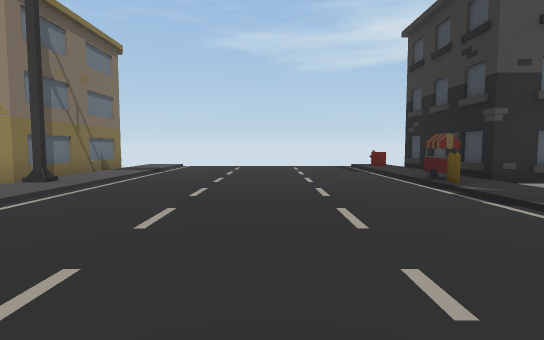
View 1 (above)

20 first-person views from a walk through a 3-D level made in the Unity game engine. The camera is 1.4 m above the floor, tilts 4° down and sees 80° across. The floor is counted in squares, 2 m on a side. Each view is taken from the middle of a square. On the plan, view 1 faces up. The plan holds only what a view shows up to about 10 squares ahead; the rest is blank. The place goes on beyond the plan. Some surface patterns are stand-ins.

View 2
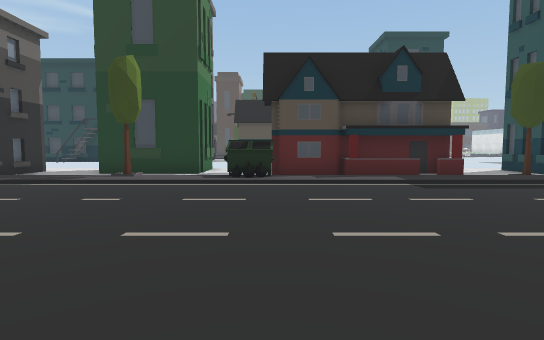

View 3
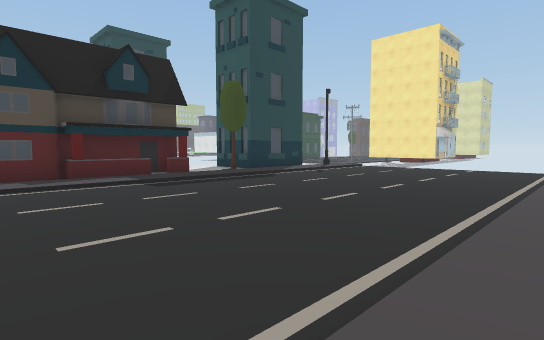

View 4
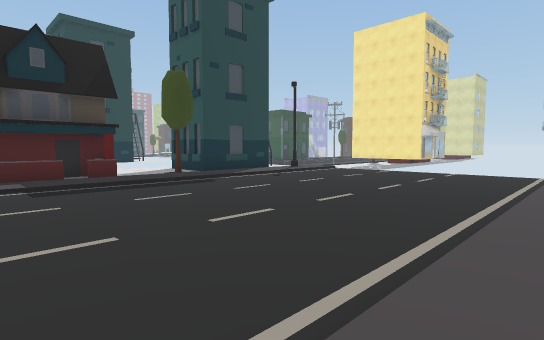

View 5
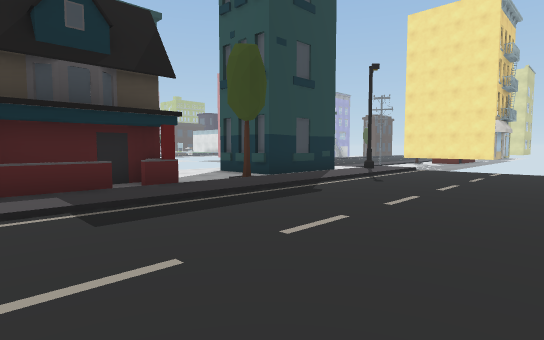

View 6
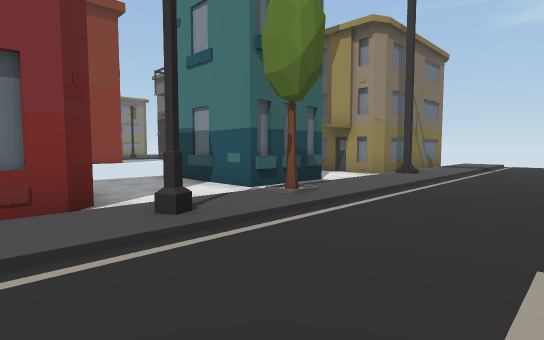

View 7
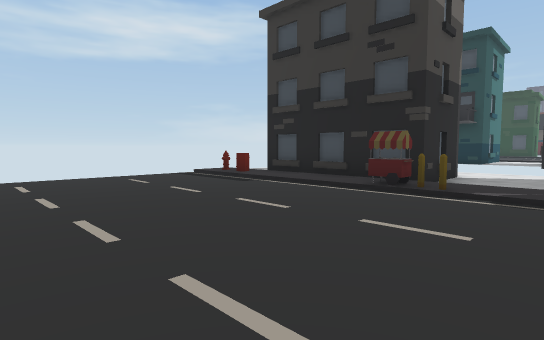

View 8
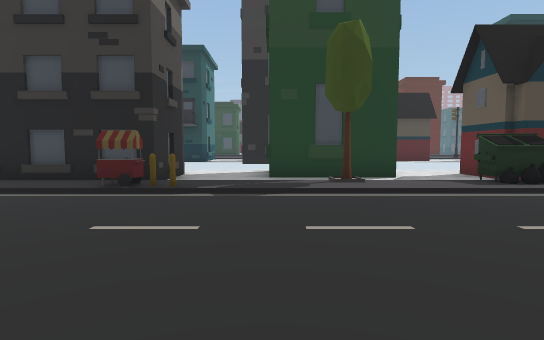

View 9
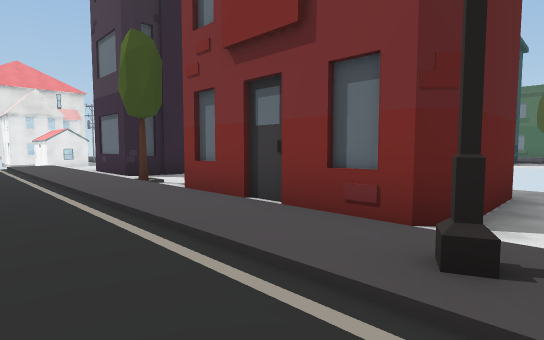

View 10
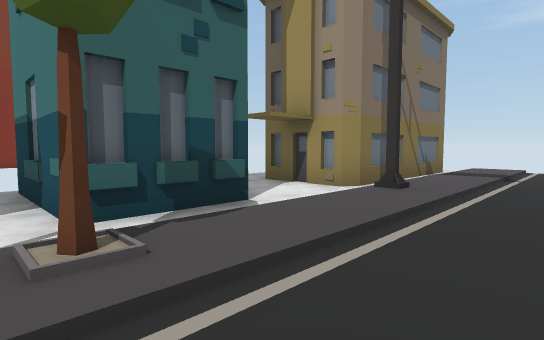

View 11
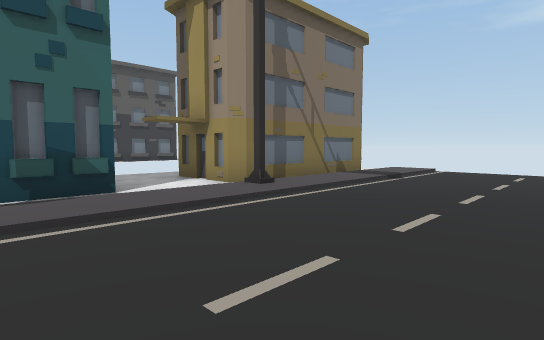

View 12
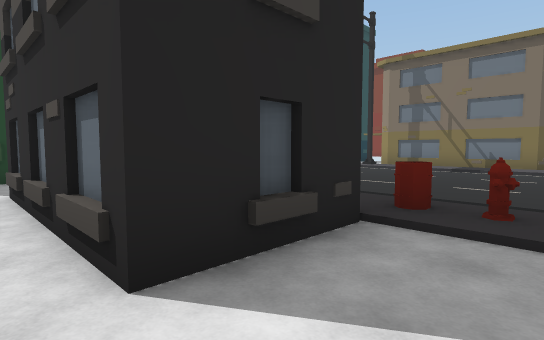

View 13
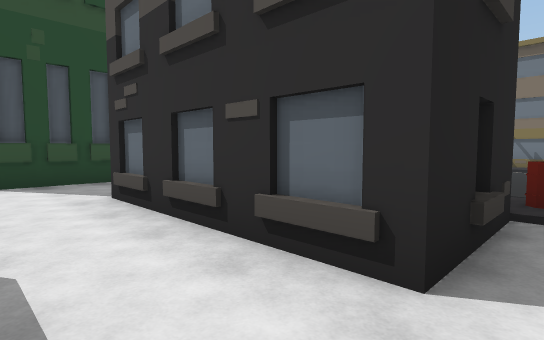

View 14
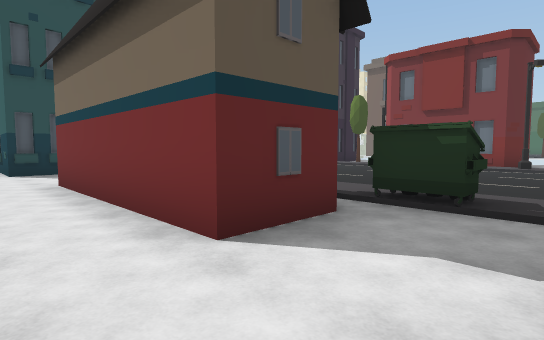

View 15
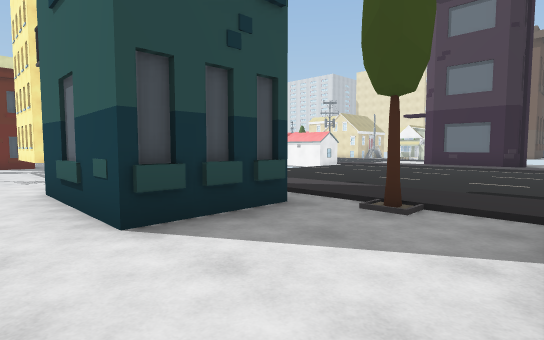

View 16
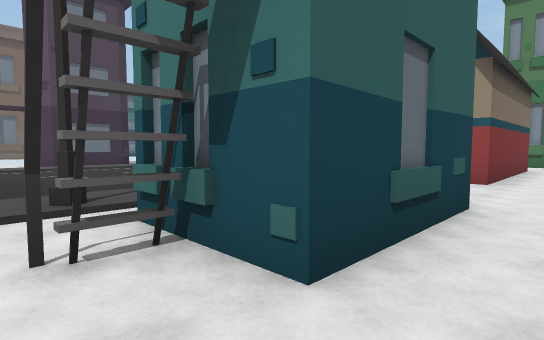

View 17
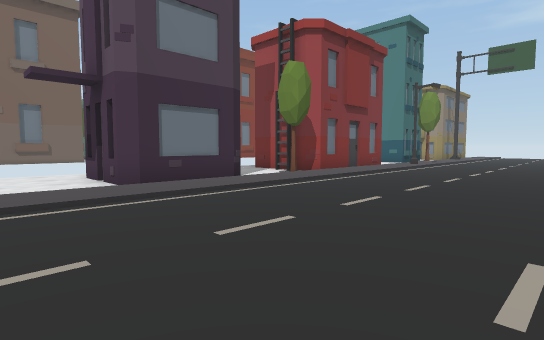

View 18
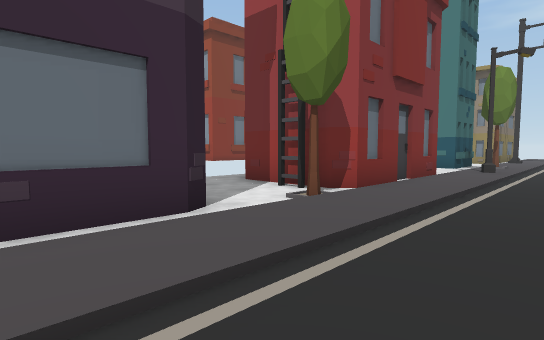

View 19
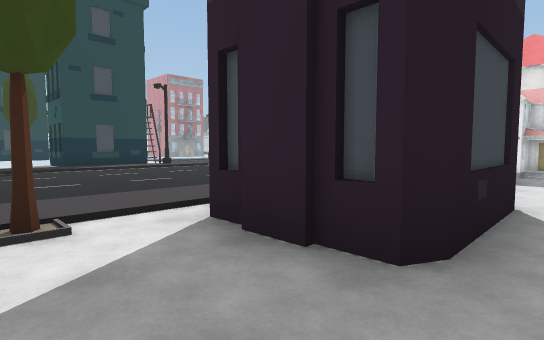

View 20
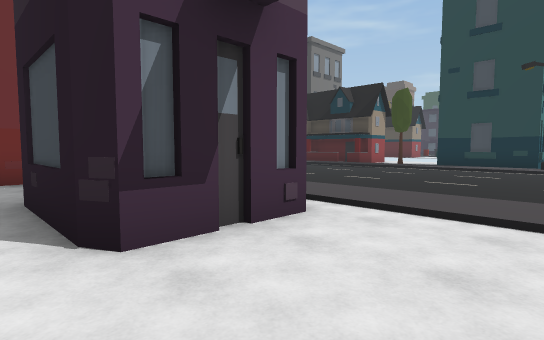

### Floor plan
Key: @ floor where view 1 was taken; # wall or solid block; . main floor; : floor 0.25 m higher than the main floor; / step, stairs or slope; B building; T tree; I bin; A barrel; H hydrant; O other object.
Columns run from 8 left of view 1 to 8 right of it. Each row starts with its distance up from view 1.
 12    .:......//...
 11    #:......AH....
 10    #:....../B#B..
  9    #:......//##..
  8    #:......// #..
  7    #:......OB #..
  6 .###:......O/....
  5 ....:......//....
  4  B .:......//.BB.
  3    .:....../T.#
  2 ###.:......//.#
  1 ....T......//.#B.
  0 ....#...@../I....
 -1 .###:....../I##..
 -2 B  #:......//# ..
 -3    #:......//B ..
 -4    #:......//# ..
 -5 .###:......//# .
 -6 ...T:......//##..
 -7 ....:......//....
 -8 .###:....../T....
 -9 .# B:......//#B#.
-10 .###:......//###.
-11 ....:......//###.
-12 ....:......//BB..
-13 ....:......//....

Where each view was taken, in squares from view 1:
view 1: 0 up, 0 right, facing up
view 2: 1 down, 4 left, facing right
view 3: 1 down, 4 left, facing down-right
view 4: 3 down, 4 left, facing down-right
view 5: 3 down, 1 left, facing down-right
view 6: 2 down, 1 left, facing up-left
view 7: 4 up, 2 left, facing up-right
view 8: 4 up, 2 left, facing right
view 9: 0 up, 2 left, facing down-left
view 10: 1 up, 2 left, facing up-left
view 11: 2 up, 0 right, facing up-left
view 12: 12 up, 7 right, facing down-left
view 13: 11 up, 8 right, facing down-left
view 14: 1 up, 8 right, facing down-left
view 15: 6 down, 8 right, facing down-left
view 16: 13 down, 8 right, facing up-left
view 17: 13 down, 1 right, facing up-left
view 18: 10 down, 2 left, facing up-left
view 19: 6 down, 8 left, facing down-right
view 20: 13 down, 8 left, facing up-right
